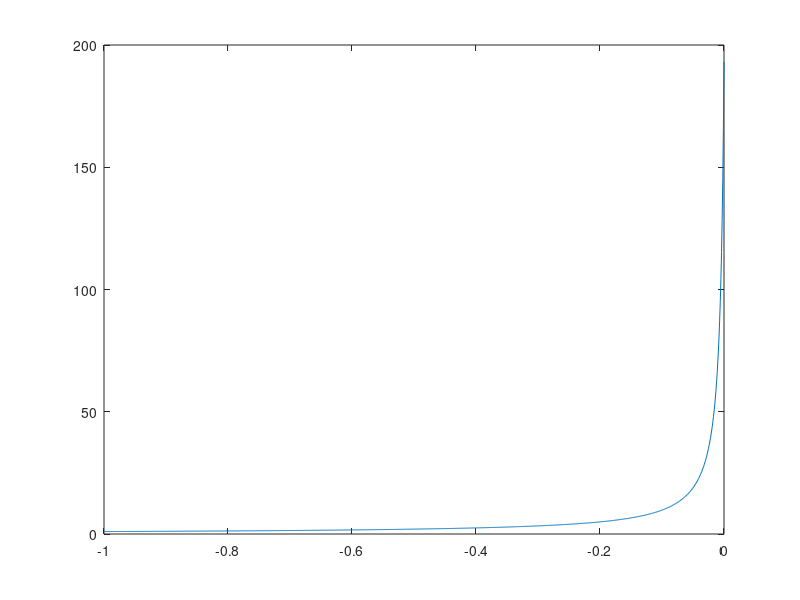

The MATLAB script that drew this image:
clear all;
clc;

a = -1;
b = 0;
h = 0.001;
x = a : h : b;
y = zeros(1,length(x));
y(1) = 1;

for k = 1 : length(x)-1
    y(k+1)=y(k)+ h * y(k)*y(k);
end;

plot(x,y);